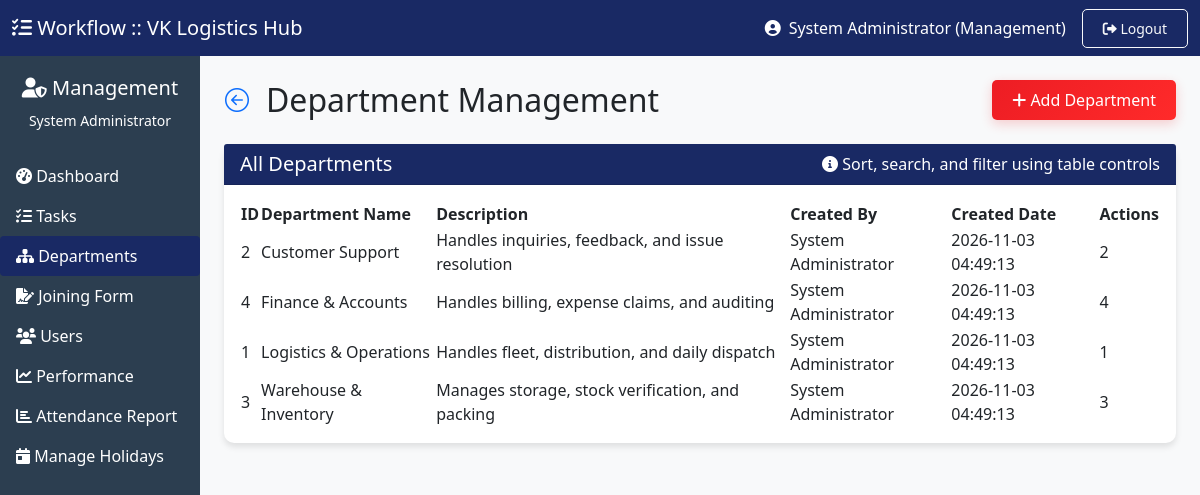
Screenshot of /dashboard/management/departments.php (signed in) with the database file from the repository.
### tables this page shows
CREATE TABLE IF NOT EXISTS `users` (
  `id` INT AUTO_INCREMENT PRIMARY KEY,
  `username` VARCHAR(50) NOT NULL UNIQUE,
  `email` VARCHAR(100) NOT NULL UNIQUE,
  `password` VARCHAR(255) NOT NULL,
  `full_name` VARCHAR(100) NOT NULL,
  `role` ENUM('management', 'hod', 'employee') NOT NULL,
  `department_id` INT NULL,
  `position` VARCHAR(100) NULL,
  `is_active` TINYINT(1) DEFAULT 1,
  `last_login` DATETIME NULL,
  `created_at` TIMESTAMP DEFAULT CURRENT_TIMESTAMP,
  INDEX (`department_id`),
  INDEX (`role`),
  INDEX (`is_active`)
);

CREATE TABLE IF NOT EXISTS `departments` (
  `id` INT AUTO_INCREMENT PRIMARY KEY,
  `name` VARCHAR(100) NOT NULL UNIQUE,
  `description` TEXT NULL,
  `created_by` INT NULL,
  `created_at` TIMESTAMP DEFAULT CURRENT_TIMESTAMP
);

### dashboard/management/departments.php (the view, shortened to what this page needs)
<?php
require_once __DIR__ . '/../../config.php';
$user_name = $_SESSION['full_name'];
try {
    $db = getDB();
} catch(Exception $e) {
    die("Database connection failed. Please check your database setup.");
}
$departments = [];
try {
    $stmt = $db->query("SELECT d.*, u.full_name as created_by_name FROM departments d LEFT JOIN users u ON d.created_by = u.id ORDER BY d.name");
    $departments = $stmt->fetchAll();
} catch(Exception $e) {
    $message = "Error loading departments: " . $e->getMessage();
    $message_type = "danger";
}
?>
<!DOCTYPE html>
<html lang="en">
<head>
    <link href="https://cdn.jsdelivr.net/npm/bootstrap@5.1.3/dist/css/bootstrap.min.css" rel="stylesheet">
    <link rel="stylesheet" href="https://cdnjs.cloudflare.com/ajax/libs/font-awesome/6.0.0/css/all.min.css">
    <link rel="stylesheet" href="https://unpkg.com/bootstrap-table@1.22.1/dist/bootstrap-table.min.css">
    <link rel="stylesheet" href="https://cdn.jsdelivr.net/npm/bootstrap-icons@1.11.1/font/bootstrap-icons.css">
    <link href="../../assets/css/style.css" rel="stylesheet">
</head>
<body style="background-color: #f8f9fa;">
    <nav class="navbar navbar-light bg-primary sticky-top">
        <div class="container-fluid">
            <a class="navbar-brand text-white" href="index.php">
                <i class="fas fa-tasks"></i> Workflow :: VK Logistics Hub
            </a>
            <div class="d-flex align-items-center text-white">
                <i class="fas fa-user-circle me-2"></i>
                <?php echo $user_name; ?> (Management)
                <a href="../../auth/logout.php" class="btn btn-outline-light btn-sm ms-3">
                    <i class="fas fa-sign-out-alt"></i> Logout
                </a>
            </div>
        </div>
    </nav>
    <div class="container-fluid">
        <div class="row">
             <div class="col-md-3 col-lg-2 px-0 sidebar-custom" style="background: #2c3e50; min-height: calc(100vh - 56px); color: white; padding-top: 20px;">
                <div class="text-center mb-4">
                    <h5><i class="fas fa-user-shield"></i> Management</h5>
                    <small><?php echo $user_name; ?></small>
                </div>
<ul class="nav flex-column d-none d-md-block">
    <li class="nav-item"><a class="nav-link text-white" href="index.php"><i class="fas fa-tachometer-alt"></i> Dashboard</a></li>
    <li class="nav-item"><a class="nav-link text-white" href="tasks.php"><i class="fas fa-tasks"></i> Tasks</a></li>
    <li class="nav-item"><a class="nav-link text-white active bg-primary rounded" href="departments.php"><i class="fas fa-sitemap"></i> Departments</a></li>
    <li class="nav-item"><a class="nav-link text-white" href="joining_applications.php"><i class="fas fa-file-signature"></i> Joining Form</a></li>
    <li class="nav-item"><a class="nav-link text-white" href="users.php"><i class="fas fa-users"></i> Users</a></li>
    <li class="nav-item"><a class="nav-link text-white" href="performance.php"><i class="fas fa-chart-line"></i> Performance</a></li>
<li class="nav-item"><a class="nav-link text-white" href="admin_attendance_report.php"><i class="fas fa-chart-bar"></i> Attendance Report</a></li>
               <li class="nav-item"><a class="nav-link text-white" href="manage_holidays.php"><i class="fas fa-calendar-day"></i> Manage Holidays</a></li>
</ul>
            </div>
            <main class="col-md-9 ms-sm-auto col-lg-10 px-md-4 py-4">
                <div class="d-flex justify-content-between align-items-center mb-4">
    <div class="d-flex align-items-center">
        <a href="index.php" class="btn btn-link p-0 me-3 fs-4 text-primary">
            <i class="bi bi-arrow-left-circle"></i>
        </a>
        <h1 class="h2 mb-0">Department Management</h1>
    </div>
    <button class="btn btn-book-now" data-bs-toggle="modal" data-bs-target="#createDeptModal">
        <i class="fas fa-plus"></i> Add Department
    </button>
</div>
                <div class="card">
                    <div class="card-header bg-primary text-white d-flex justify-content-between align-items-center">
                        <h5 class="mb-0">All Departments</h5>
                        <div class="text-white">
                            <i class="fas fa-info-circle"></i> Sort, search, and filter using table controls
                        </div>
                    </div>
                    <div class="card-body">
                        <?php if(empty($departments)): ?>
                            <div class="alert alert-info">
                                <i class="fas fa-info-circle"></i> No departments found. Create your first department.
                            </div>
                        <?php else: ?>
                            <table id="departmentsTable"
                                   data-toggle="table"
                                   data-search="true"
                                   data-show-search-clear-button="true"
                                   data-search-align="left"
                                   data-pagination="true"
                                   data-page-list="[10, 25, 50, 100, all]"
                                   data-show-columns="true"
                                   data-show-refresh="true"
                                   data-show-export="true"
                                   data-buttons-class="primary"
                                   data-show-fullscreen="true"
                                   data-sortable="true"
                                   data-sort-class="table-active"
                                   data-page-size="10"
                                   class="table-hover">
                                <thead>
                                    <tr>
                                        <th data-field="id" data-sortable="true" data-width="100">ID</th>
                                        <th data-field="name" data-sortable="true">Department Name</th>
                                        <th data-field="description" data-sortable="true">Description</th>
                                        <th data-field="created_by" data-sortable="true">Created By</th>
                                        <th data-field="created_at" data-sortable="true" data-formatter="dateFormatter">Created Date</th>
                                        <th data-field="actions" data-formatter="actionsFormatter" data-align="center" data-width="150">Actions</th>
                                    </tr>
                                </thead>
                                <tbody>
                                    <?php foreach($departments as $dept): ?>
                                    <tr>
                                        <td><?php echo $dept['id']; ?></td>
                                        <td><?php echo htmlspecialchars($dept['name']); ?></td>
                                        <td><?php echo htmlspecialchars($dept['description']); ?></td>
                                        <td><?php echo $dept['created_by_name'] ?? 'System'; ?></td>
                                        <td><?php echo $dept['created_at']; ?></td>
                                        <td><?php echo $dept['id']; ?></td>
                                    </tr>
                                    <?php endforeach; ?>
                                </tbody>
                            </table>
                        <?php endif; ?>
                    </div>
                </div>
            </main>
        </div>
    </div>
</body>
</html>

### assets/css/style.css (style rules this page uses)
body { background-color: #f8f9fa; font-family: 'Segoe UI', Tahoma, Geneva, Verdana, sans-serif; }
.bg-primary { background-color: #192964 !important; }
.btn-book-now { background: linear-gradient(135deg, #ed1d24 0%, #ff2a2a 100%); color: white; border: none; padding: 10px 20px; border-radius: 5px; font-weight: 600; transition: all 0.3s ease; box-shadow: 0 4px 12px rgba(237, 29, 36, 0.2); }
.card { border: none; border-radius: 10px; box-shadow: 0 4px 6px rgba(0,0,0,0.1); margin-bottom: 20px; transition: transform 0.3s; }
.btn { border-radius: 5px; padding: 8px 20px; font-weight: 500; }

### rows the page displays
users: departments.id "2", departments.name "Customer Support", departments.description "Handles inquiries, feedback, and issue resolution", full_name "System Administrator", departments.created_at "2026-11-03 04:49:13", departments.id "4", departments.name "Finance & Accounts", departments.description "Handles billing, expense claims, and auditing", department "1", department.name "Logistics & Operations", department.description "Handles fleet, distribution, and daily dispatch", department.created_at "2026-11-03 04:49:13", departments.id "3", departments.name "Warehouse & Inventory", departments.description "Manages storage, stock verification, and packing"

### other values shown
$user_name "System Administrator"
